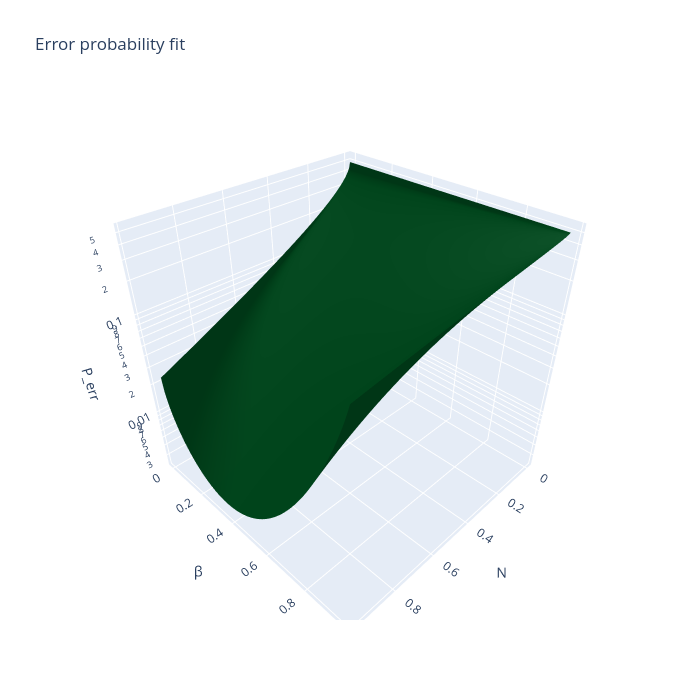

Notebook code for this chart:
### Markdown cell above
## Plot fit of data to theory

### Code cell
N_mesh, beta_mesh = np.meshgrid(N_grid, beta_grid, indexing="ij")

# Define fit function
def model(coords, A, B):

    N, beta = coords
    alpha = np.sqrt(N*(1-beta))
    Sigma = 1 / (np.sqrt(N*beta) +np.sqrt(1 + N*beta))

    return (A * erfc(B*alpha/Sigma)).ravel()

# Fit A and B
params, covariance = curve_fit(model,(N_mesh, beta_mesh), p_err.ravel())
A_fit, B_fit = params
A_err, B_err = np.sqrt(np.diag(covariance))
print(f"A = {A_fit:.3f} ± {A_err:.3f}, {(np.abs(A_fit - 0.5)/(A_err)):.3f}σ away from theoretical value")
print(f"B = {B_fit:.3f} ± {B_err:.3f}, {(np.abs(B_fit - np.sqrt(2))/(B_err)):.3f}σ away from theoretical value")


# Generate fitted surface
N_fit = np.linspace(N_mesh.min(), N_mesh.max(), 200)
beta_fit = np.linspace(beta_mesh.min(), beta_mesh.max(), 200)
N_surface, beta_surface = np.meshgrid(N_fit, beta_fit, indexing="ij")
p_surface = model((N_surface, beta_surface), A_fit, B_fit).reshape(N_surface.shape)

# Log scale
z_sim = p_err.ravel()
z_surface = p_surface

# Plot
fig = go.Figure()

# Fitted surface
fig.add_trace(
    go.Surface(x=N_surface, y=beta_surface, z=z_surface, colorscale="Greens_r", opacity=1, name="Fit", showscale=False)
)

# Layout
fig.update_layout(
    title="Error probability fit",
    width=700,
    height=700,
    scene=dict(
        xaxis_title="N",
        yaxis_title="β",
        zaxis=dict(title="P_err", type="log")
    )
)


fig.show()

### Figure 1 — Plotly figure (JSON) as saved in the notebook; plotly's stock layout.template omitted (floating-point values rounded to 4 significant figures; data arrays with more than 128 entries replaced by an {"elided": "..."} marker saying what was removed)
{"data": [{"colorscale": [[0, "rgb(0,68,27)"], [0.125, "rgb(0,109,44)"], [0.25, "rgb(35,139,69)"], [0.375, "rgb(65,171,93)"], [0.5, "rgb(116,196,118)"], [0.625, "rgb(161,217,155)"], [0.75, "rgb(199,233,192)"], [0.875, "rgb(229,245,224)"], [1, "rgb(247,252,245)"]], "name": "Fit", "opacity": 1, "showscale": false, "type": "surface", "x": {"elided": "200x200 float values"}, "y": {"elided": "200x200 float values"}, "z": {"elided": "200x200 float values"}}], "layout": {"height": 700, "scene": {"xaxis": {"title": {"text": "N"}}, "yaxis": {"title": {"text": "β"}}, "zaxis": {"title": {"text": "P_err"}, "type": "log"}}, "title": {"text": "Error probability fit"}, "width": 700}}
